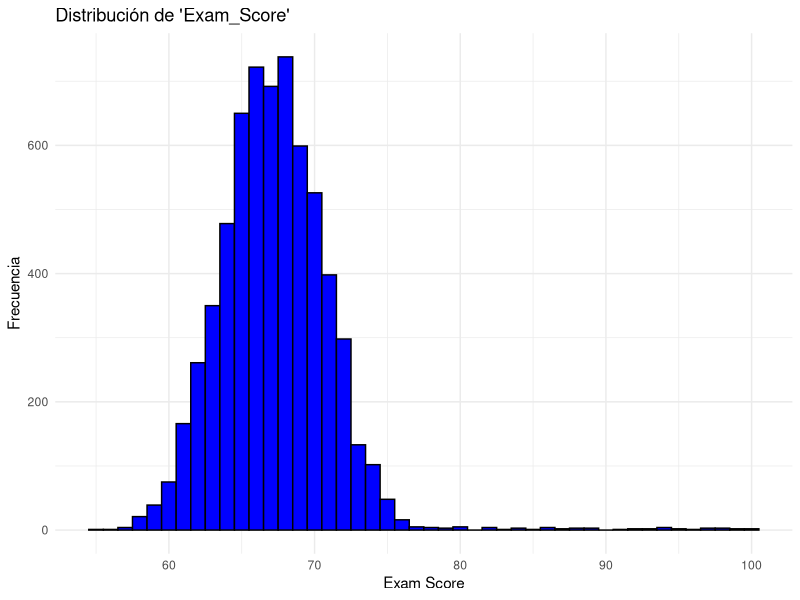
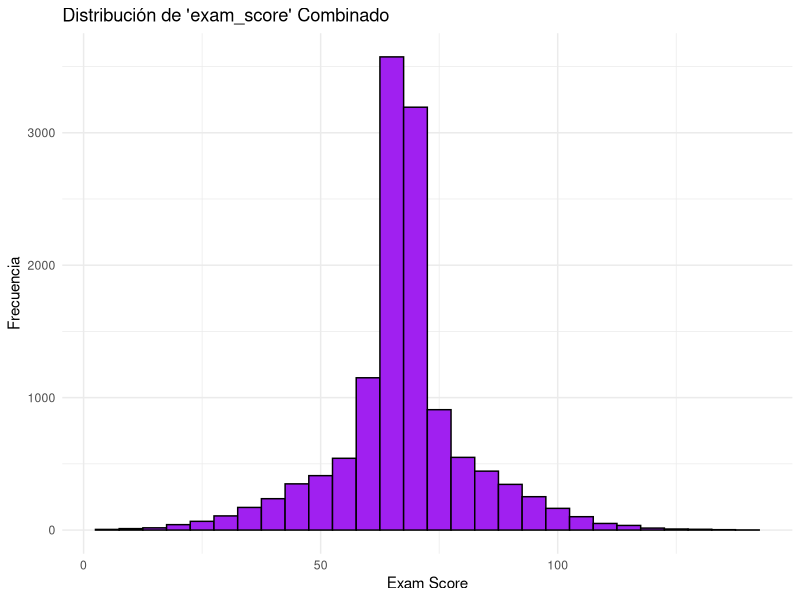
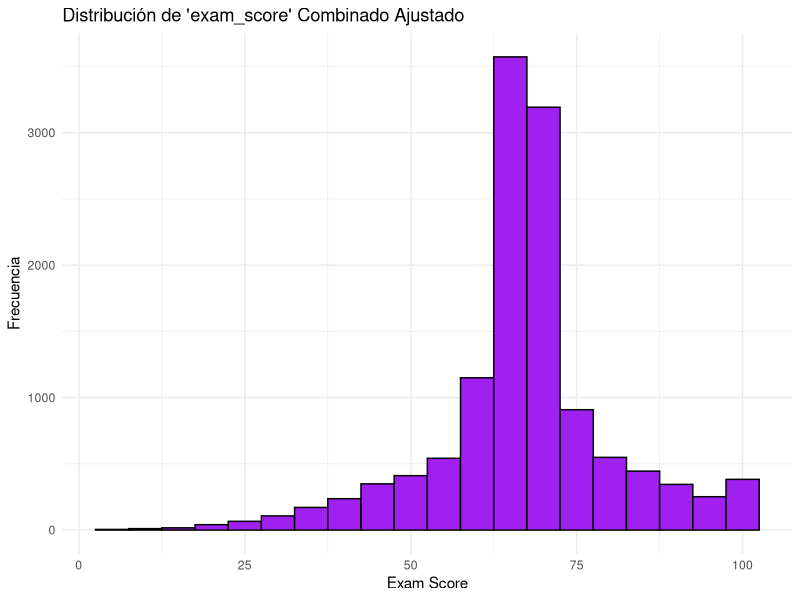

Recreate these plots in R, in order. (Note: a time limit stopped this script after it produced the figures.)
## ---- chunk 1
df_cleaned <- read.csv("data/df_cleaned.csv")
df_cleaned
## ---- chunk 2
# Cargar librerías necesarias
library(ggplot2)

# Histograma de exam_score
ggplot(df_cleaned, aes(x = Exam_Score)) +
  geom_histogram(binwidth = 1, fill = "blue", color = "black") +
  theme_minimal() +
  labs(title = "Distribución de 'Exam_Score'", x = "Exam Score", y = "Frecuencia")

## ---- chunk 3
# Calcular estadísticas descriptivas
summary(df_cleaned$Exam_Score)

# Calcular desviación estándar
sd_exam <- sd(df_cleaned$Exam_Score)
cat("Desviación estándar de exam_score:", sd_exam)

## ---- chunk 4
# Calcular media y desviación estándar originales
media_exam <- mean(df_cleaned$Exam_Score)
sd_exam <- sd(df_cleaned$Exam_Score)

# Aumentar la desviación estándar para generar más variabilidad
sd_exam_aumentada <- sd_exam * 5  # Puedes ajustar el factor según necesites

# Generar datos sintéticos
set.seed(123)  # Para reproducibilidad
n_sintetico <- nrow(df_cleaned)
exam_score_sintetico <- rnorm(n_sintetico, mean = media_exam, sd = sd_exam_aumentada)

# Función para reflejar los valores fuera del rango 0-100
reflejar_valores <- function(x, min_val = 0, max_val = 100) {
  rango <- max_val - min_val
  x <- (x - min_val) %% (2 * rango)
  x <- ifelse(x > rango, 2 * rango - x, x) + min_val
  return(x)
}

# Aplicar la función a exam_score_sintetico
exam_score_sintetico_reflejado <- reflejar_valores(exam_score_sintetico)




# Verificar la nueva distribución
summary(exam_score_sintetico)
sd_exam_sintetico <- sd(exam_score_sintetico)
cat("Desviación estándar de exam_score sintético:", sd_exam_sintetico)

# Definir parámetros de la distribución Beta
a <- 2  # Puedes ajustar estos valores
b <- 5



## ---- chunk 5
# Crear un dataframe para los datos sintéticos
df_sintetico <- df_cleaned
df_sintetico$Exam_Score <- exam_score_sintetico

# Combinar los dataframes
df_combined <- rbind(df_cleaned, df_sintetico)

# Verificar el nuevo dataframe
dim(df_combined)  # Debería tener el doble de filas que el original

## ---- chunk 6
df_combined
## ---- chunk 7
# Crear dataframe para los datos sintéticos
df_sintetico <- df_cleaned
df_sintetico$Exam_Score <- exam_score_sintetico

# Combinar dataframes
df_combined <- rbind(df_cleaned, df_sintetico)

# Generar histograma
ggplot(df_combined, aes(x = Exam_Score)) +
  geom_histogram(binwidth = 5, fill = "purple", color = "black") +
  theme_minimal() +
  labs(title = "Distribución de 'exam_score' Combinado", x = "Exam Score", y = "Frecuencia")

## ---- chunk 8
# Limitar los valores al rango 0-100
exam_score_sintetico <- pmax(pmin(exam_score_sintetico, 100), 0)

# Verificar la nueva distribución
summary(exam_score_sintetico)
sd_exam_sintetico <- sd(exam_score_sintetico)
cat("Desviación estándar ajustada de exam_score sintético:", sd_exam_sintetico, "\n")

## ---- chunk 9
# Crear dataframe para los datos sintéticos ajustados
df_sintetico <- df_cleaned
df_sintetico$Exam_Score <- exam_score_sintetico

# Combinar dataframes
df_combined <- rbind(df_cleaned, df_sintetico)

# Generar histograma
ggplot(df_combined, aes(x = Exam_Score)) +
  geom_histogram(binwidth = 5, fill = "purple", color = "black") +
  theme_minimal() +
  labs(title = "Distribución de 'exam_score' Combinado Ajustado", x = "Exam Score", y = "Frecuencia")

## ---- chunk 10
# Mostrar los nombres de las columnas de df_combined
colnames(df_combined)

## ---- chunk 11
# Crear nuevas variables en df_combined
df_combined$study_sleep_ratio <- df_combined$Hours_Studied / (df_combined$Sleep_Hours + 1)  # Evitar división por cero
df_combined$motivated_study <- df_combined$Hours_Studied * df_combined$Motivation_Level
df_combined$parent_peer_influence <- df_combined$Parental_Involvement * df_combined$Peer_Influence

# Verificar las nuevas variables
head(df_combined)
## ---- chunk 12
# Definir la variable objetivo
target_variable <- "Exam_Score"

# Obtener los nombres de todas las variables
all_variables <- names(df_combined)

# Excluir la variable objetivo y cualquier identificador
predictor_variables <- setdiff(all_variables, c(target_variable, "student_id"))

# Verificar las variables seleccionadas
print(predictor_variables)

## ---- chunk 13
# Cargar la librería necesaria
install.packages("lattice")

library(caret)
library(lattice)
# Definir la semilla para reproducibilidad
set.seed(123)

# Crear índices para dividir los datos
trainIndex <- createDataPartition(df_combined[[target_variable]], p = 0.8, list = FALSE)

# Crear los conjuntos de entrenamiento y prueba
train_data <- df_combined[trainIndex, ]
test_data <- df_combined[-trainIndex, ]

# Verificar las dimensiones
cat("Dimensiones del conjunto de entrenamiento:", dim(train_data), "\n")
cat("Dimensiones del conjunto de prueba:", dim(test_data), "\n")

## ---- chunk 14
# Instalar las librerías si aún no las tienes
install.packages("randomForest")
install.packages("caret")
install.packages("ggplot2")

# Cargar las librerías
library(randomForest)
library(caret)
library(ggplot2)

## ---- chunk 15
# Si decides usar los datos originales sin escalar
train_data_rf <- train_data
test_data_rf <- test_data

## ---- chunk 16
# Definir la fórmula del modelo
modelo_formula <- as.formula(paste(target_variable, "~", paste(predictor_variables, collapse = " + ")))

# Configurar el control de entrenamiento
control <- trainControl(method = "cv", number = 5)  # Validación cruzada de 5 pliegues

## ---- chunk 17
# Entrenar el modelo Random Forest
set.seed(123)  # Para reproducibilidad
modelo_rf <- caret::train(
  form = modelo_formula,
  data = train_data_rf,
  method = "rf",
  trControl = control,
  importance = TRUE
)

## ---- chunk 18
# Generar predicciones en el conjunto de prueba
predicciones_rf <- predict(modelo_rf, newdata = test_data)

# Calcular métricas de rendimiento
mae_rf <- MAE(predicciones_rf, test_data[[target_variable]])
rmse_rf <- RMSE(predicciones_rf, test_data[[target_variable]])

# Calcular R²
sst <- sum((test_data[[target_variable]] - mean(test_data[[target_variable]]))^2)
sse <- sum((test_data[[target_variable]] - predicciones_rf)^2)
r2_rf <- 1 - (sse / sst)

cat("Error Absoluto Medio (MAE):", mae_rf, "\n")
cat("Raíz del Error Cuadrático Medio (RMSE):", rmse_rf, "\n")
cat("Coeficiente de Determinación (R²):", r2_rf, "\n")

## ---- chunk 19
# Crear un dataframe con los resultados
resultados_rf <- data.frame(
  Real = test_data[[target_variable]],
  Predicho = predicciones_rf
)

# Gráfico de Predicciones vs Valores Reales
ggplot(resultados_rf, aes(x = Real, y = Predicho)) +
  geom_point(color = 'darkgreen', alpha = 0.6) +
  geom_abline(intercept = 0, slope = 1, color = 'red', linetype = "dashed") +
  theme_minimal() +
  labs(title = "Random Forest: Comparación entre Valores Reales y Predicciones",
       x = "Valores Reales",
       y = "Predicciones del Modelo")

## ---- chunk 20
# Calcular el error absoluto
resultados_rf$Error_Absoluto <- abs(resultados_rf$Real - resultados_rf$Predicho)

# Histograma del Error Absoluto
ggplot(resultados_rf, aes(x = Error_Absoluto)) +
  geom_histogram(binwidth = 2, fill = 'skyblue', color = 'black', alpha = 0.7) +
  theme_minimal() +
  labs(title = "Random Forest: Distribución del Error Absoluto",
       x = "Error Absoluto",
       y = "Frecuencia")

## ---- chunk 21
# Extraer la importancia de las variables
importancia <- varImp(modelo_rf, scale = FALSE)

# Visualizar la importancia
plot(importancia, main = "Importancia de las Variables en el Modelo Random Forest")

## ---- chunk 22
# Entrenar el modelo de regresión lineal
set.seed(123)
modelo_lm <- caret::train(
  form = modelo_formula,
  data = train_data,
  method = "lm",
  trControl = trainControl(method = "cv", number = 5)
)

# Predicciones
predicciones_lm <- predict(modelo_lm, newdata = test_data)

# Métricas de rendimiento
mae_lm <- MAE(predicciones_lm, test_data[[target_variable]])
rmse_lm <- RMSE(predicciones_lm, test_data[[target_variable]])
r2_lm <- R2(predicciones_lm, test_data[[target_variable]])

cat("Regresión Lineal - MAE:", mae_lm, "\n")
cat("Regresión Lineal - RMSE:", rmse_lm, "\n")
cat("Regresión Lineal - R²:", r2_lm, "\n")

## ---- chunk 23
# Entrenar el modelo SVR
set.seed(123)
modelo_svr <- caret::train(
  form = modelo_formula,
  data = train_data,
  method = "svmRadial",
  trControl = trainControl(method = "cv", number = 5),
  preProcess = c("center", "scale"),
  tuneLength = 5
)

# Predicciones
predicciones_svr <- predict(modelo_svr, newdata = test_data)

# Métricas de rendimiento
mae_svr <- MAE(predicciones_svr, test_data[[target_variable]])
rmse_svr <- RMSE(predicciones_svr, test_data[[target_variable]])
r2_svr <- R2(predicciones_svr, test_data[[target_variable]])

cat("SVR - MAE:", mae_svr, "\n")
cat("SVR - RMSE:", rmse_svr, "\n")
cat("SVR - R²:", r2_svr, "\n")
